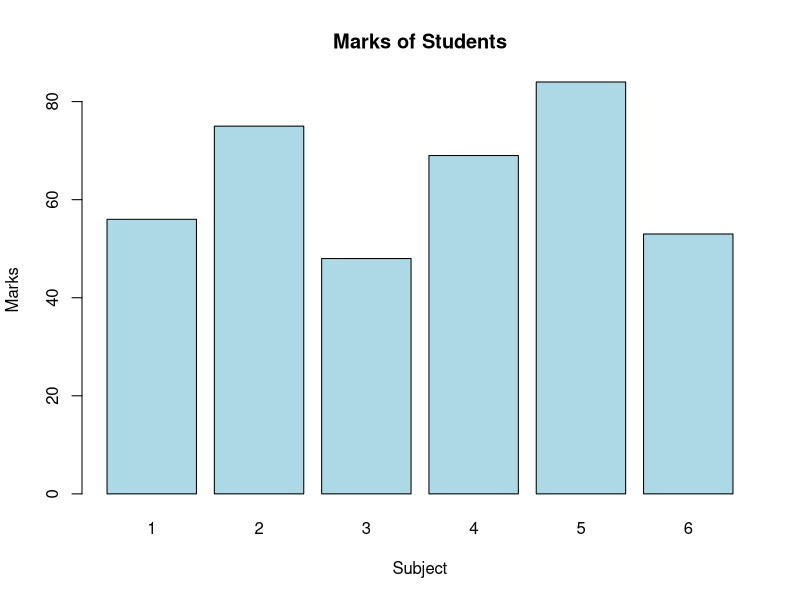

Recreate this plot in R.
# Create the data frame
df <- data.frame(
  Subject = c(1, 2, 3, 4, 5, 6),
  Class = c(1, 2, 1, 2, 1, 2),
  Marks = c(56, 75, 48, 69, 84, 53)
)

print(df)

# (i) Subset subjects less than 4 using subset()
print(subset(df, Subject < 4))

# (ii) Select subjects less than 3 and class equal to 2
result <- df[df$Subject < 3 & df$Class == 2, ]
print(result)

# (iii) Visualize data using a bar plot
barplot(df$Marks,
        names.arg = df$Subject,
        main = "Marks of Students",
        xlab = "Subject",
        ylab = "Marks",
        col = "lightblue")
